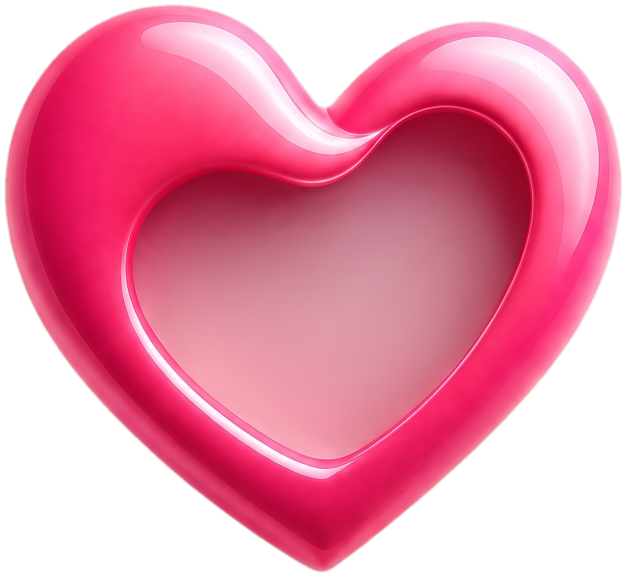
#> input picture web/landing-assets/heart-big.png, 1252 x 1153 px (shown at 1/2 size)
$ python -i build_store_shots.py   (imports and definitions only)
#> lines starting #> are read from the running program, lines starting #| are printed output that depends on the picture; after the words box and inside, x2 and y2 are one past the last pixel; in counts of white or black regions, pixels touching at a corner belong together
#> further down, picture is the input picture: PIL image 1252x1153 RGBA; mean R, G, B, A 152, 61.8, 87.9, 172.2
# -*- coding: utf-8 -*-
"""
محرّك لقطات متجر نبضة — Google Play / App Store
================================================
يبني 8 لقطات 1080x1920 (PNG 24-bit بلا شفافية) من لقطات حقيقية للتطبيق.

لماذا محلياً وليس بالذكاء الاصطناعي؟
  سياسة Google Play تُلزم أن تُظهر لقطات المتجر تجربة التطبيق الفعلية.
  لذلك الصورة الأساسية داخل الهاتف = لقطة حقيقية من التطبيق، والتصميم
  حولها (الخلفية، العنوان، الإطار، الشعار) يُبنى هنا بـ0 كريدت.

التشغيل:
    python3 build_store_shots.py            # كل اللقطات
    python3 build_store_shots.py 01_week    # لقطة واحدة

المدخلات : marketing/store/raw/<src>        (لقطات الهاتف بدقّتها الأصلية)
المخرجات : marketing/store/out/<id>.png     (1080x1920)
           marketing/store/out/_strip.png   (شريط معاينة للثمانية)
"""
import json, math, os, sys
from PIL import Image, ImageDraw, ImageFilter, ImageFont

# ------------------------------------------------------------------ مسارات
HERE  = os.path.dirname(os.path.abspath(__file__))
ROOT  = os.path.dirname(os.path.dirname(HERE))          # جذر المشروع
RAW   = os.path.join(HERE, 'raw')
OUT   = os.path.join(HERE, 'out')
FONTS = os.path.join(HERE, 'fonts')
CFG   = os.path.join(HERE, 'shots.json')

F_BOLD = os.path.join(FONTS, 'Almarai-ExtraBold.ttf')
F_REG  = os.path.join(FONTS, 'Almarai-Regular.ttf')

HEART_BIG   = os.path.join(ROOT, 'web', 'landing-assets', 'heart-big.png')
HEART_SMALL = os.path.join(ROOT, 'web', 'landing-assets', 'heart-small.png')

W, H = 1080, 1920

# كسور تُقصّ من لقطة الهاتف الخام: شريط الحالة أعلى، شريط تنقّل أندرويد أسفل
CROP_TOP, CROP_BOTTOM = 0.033, 0.045

# ------------------------------------------------------------------ أدوات
def hx(s):
    s = s.lstrip('#')
    return tuple(int(s[i:i+2], 16) for i in (0, 2, 4))


def lerp(a, b, t):
    return tuple(int(round(a[i] + (b[i] - a[i]) * t)) for i in range(3))


# [8 lines left out: function vgrad, not called in this run]


def rrect_mask(size, radius, ss=4):
    """قناع مستطيل بزوايا دائرية، مضاعَف العيّنات لحواف ناعمة."""
    w, h = size
    m = Image.new('L', (w * ss, h * ss), 0)
    ImageDraw.Draw(m).rounded_rectangle([0, 0, w * ss - 1, h * ss - 1],
                                        radius=radius * ss, fill=255)
    return m.resize((w, h), Image.LANCZOS)


# [10 lines left out: function fit_font, not called in this run]


def draw_ar(d, xy, text, font, fill, anchor='ra'):
    d.text(xy, text, font=font, fill=fill, anchor=anchor,
           direction='rtl', language='ar')


# ------------------------------------------------------------------ الشعار
# [61 lines left out: functions build_logo, ecg_points, zellige, not called in this run]


# تدرّج الخلفية: يمشي عبر الثمانية كشروق واحد (وردي حار -> برقوقي عميق)
RAMP_TOP = ['#FF5C8D', '#FF4F86', '#F43F7C', '#E8367A', '#D62E78', '#C22878', '#AB2478', '#93207A']
RAMP_BOT = ['#8E1250', '#87124F', '#7E1150', '#761152', '#6D1054', '#651056', '#5C0F58', '#54105B']


# [29 lines left out: function background, not called in this run]


# ------------------------------------------------------------------ الجهاز
def device(shot_img, screen_w=690):
    """يضع لقطة التطبيق داخل إطار هاتف حديث ويعيد RGBA + إزاحة الظل."""
#> called with screen_w = 690
    sw, sh0 = shot_img.size
#> sw = 1252; sh0 = 1153
    screen_h = int(round(screen_w * sh0 / sw))
#> screen_h = 635
    screen = shot_img.convert('RGB').resize((screen_w, screen_h), Image.LANCZOS)
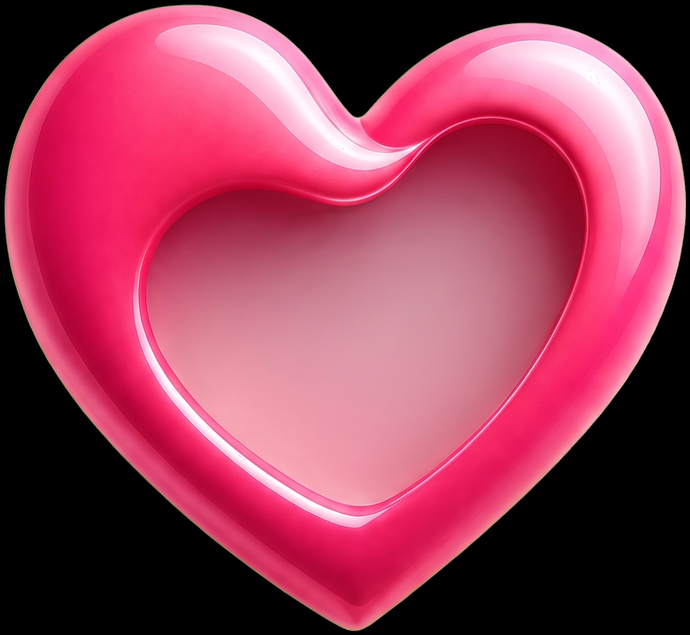
#> screen: PIL image 690x635 RGB; mean R, G, B 152, 61.8, 87.9

    bez = 13
    rad_out, rad_in = 62, 50
    ow, oh = screen_w + bez * 2, screen_h + bez * 2
#> ow = 716; oh = 661

    body = Image.new('RGBA', (ow, oh), (0, 0, 0, 0))
#> body: PIL image 716x661 RGBA; every value is 0
    bm = rrect_mask((ow, oh), rad_out)
#> in rrect_mask, `m = Image.new('L', (w * ss, h * ss), 0)`: m: PIL image 2864x2644 L; every value is 0
#> in rrect_mask, `ImageDraw.Draw(m).rounded_rectangle([0, 0, w * ss - 1, h * ss - 1], ra..`:
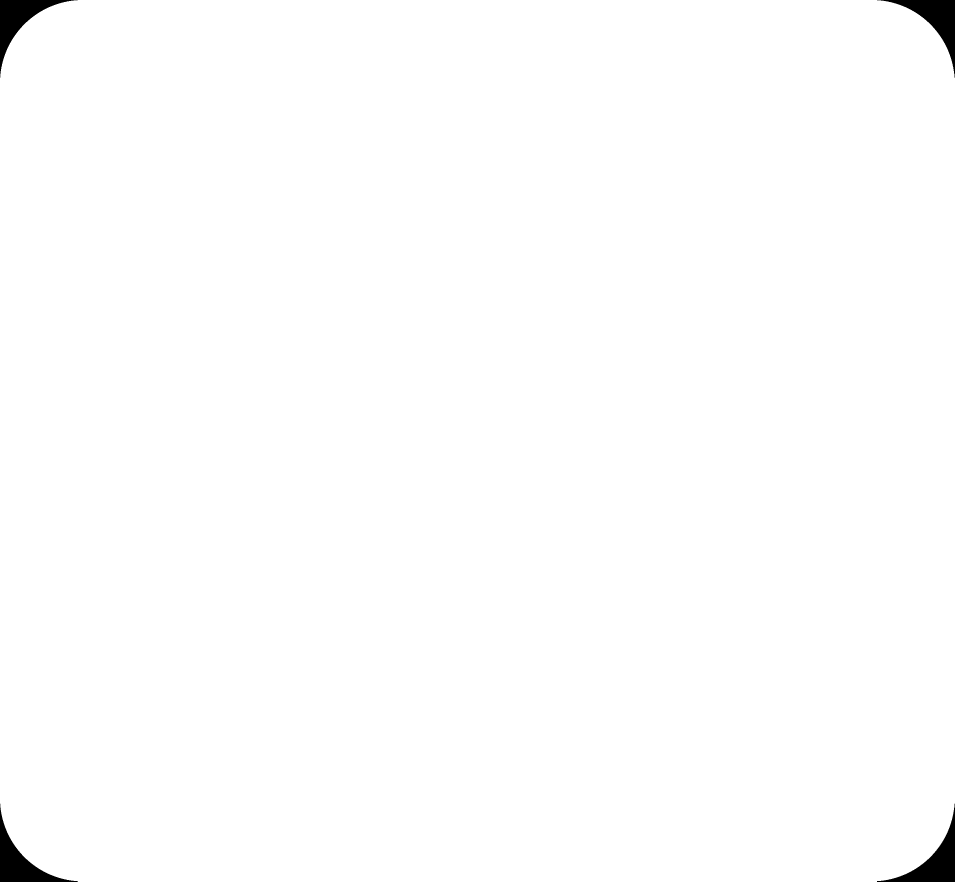
#> m: PIL image 2864x2644 L (shown at 1/3 size); 99.3% white; 4 black regions, box (x1, y1, x2, y2) and area: (0, 0, 233, 233) 13269, (2631, 0, 2864, 233) 13269, (0, 2411, 233, 2644) 13269, (2631, 2411, 2864, 2644) 13269
#> in rrect_mask, `return m.resize((w, h), Image.LANCZOS)`:
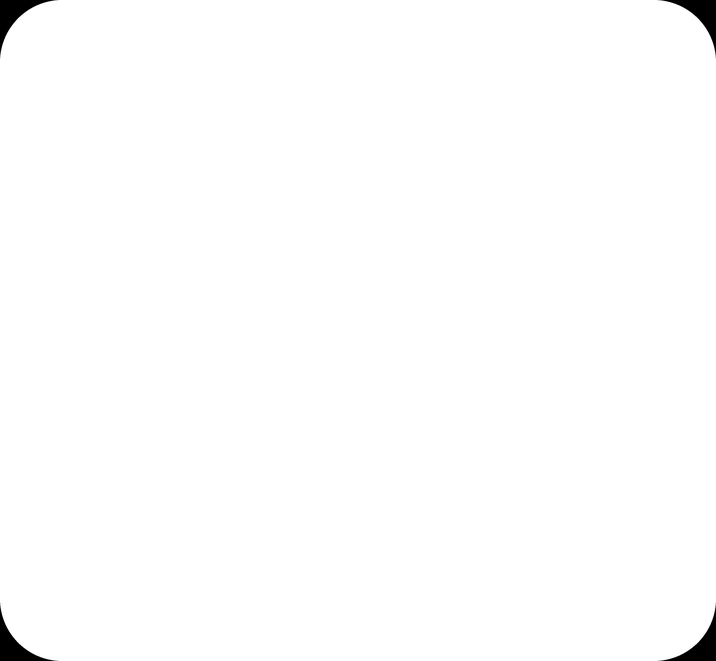
#> returned value: PIL image 716x661 L; min 0, max 255, mean 253.2
    fill = Image.new('RGBA', (ow, oh), (26, 26, 30, 255))
    body.paste(fill, (0, 0), bm)
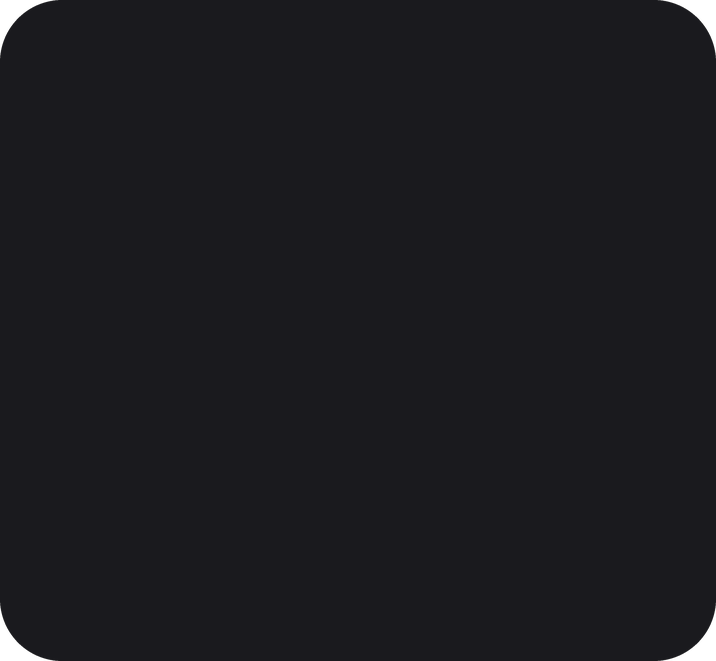
#> body: PIL image 716x661 RGBA; mean R, G, B, A 25.8, 25.8, 29.8, 253.2; transparent parts drawn white

    sm = rrect_mask((screen_w, screen_h), rad_in)
#> call 2 of rrect_mask, with size = (690, 635), radius = 50, ss = 4
#> in rrect_mask (call 2), `m = Image.new('L', (w * ss, h * ss), 0)`: m: PIL image 2760x2540 L; every value is 0
#> in rrect_mask (call 2), `ImageDraw.Draw(m).rounded_rectangle([0, 0, w * ss - 1, h * ss - 1], ra..`:
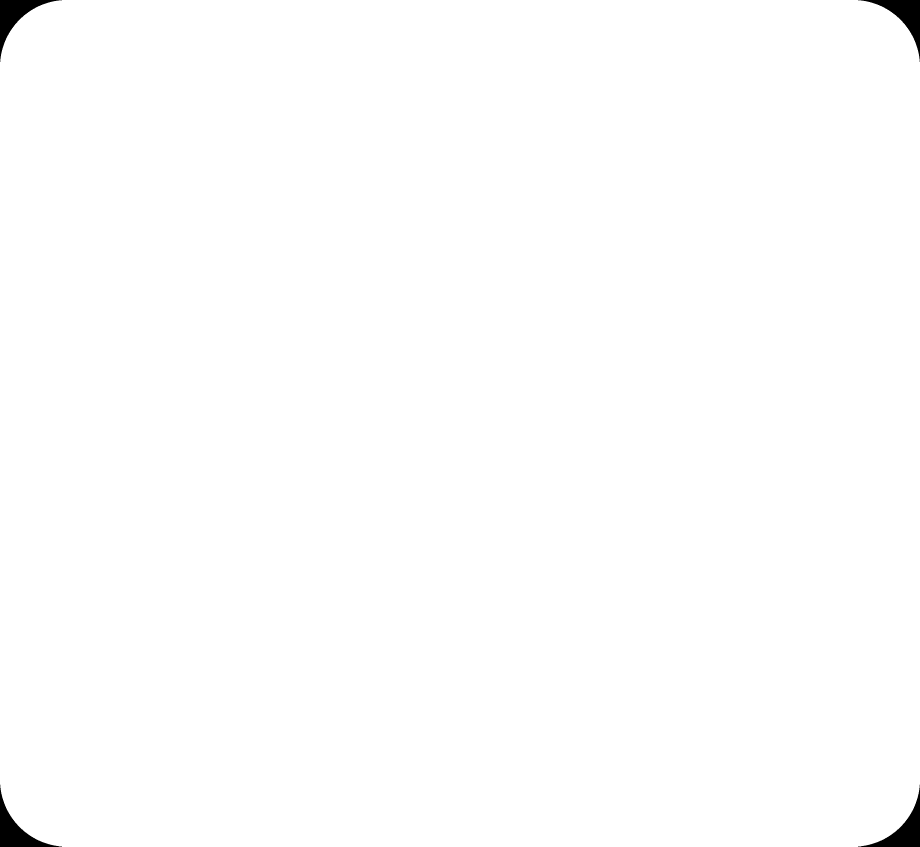
#> m: PIL image 2760x2540 L (shown at 1/3 size); 99.5% white; 4 black regions, box (x1, y1, x2, y2) and area: (0, 0, 186, 186) 8637, (2574, 0, 2760, 186) 8637, (0, 2354, 186, 2540) 8637, (2574, 2354, 2760, 2540) 8637
    body.paste(screen.convert('RGBA'), (bez, bez), sm)
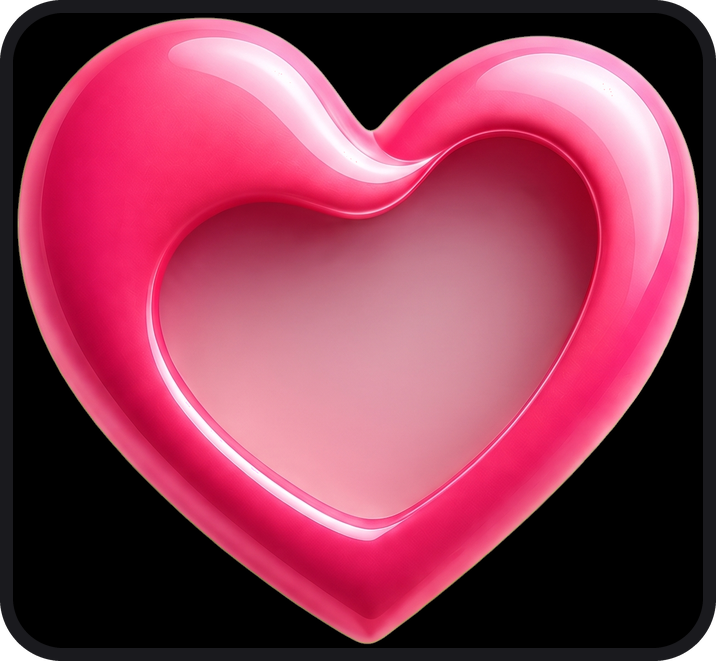
#> body: PIL image 716x661 RGBA; mean R, G, B, A 142.6, 59.1, 83.5, 253.2; transparent parts drawn white

    # لمعة زجاجية خفيفة من أعلى اليسار
    gl = Image.new('RGBA', (ow, oh), (0, 0, 0, 0))
    gd = ImageDraw.Draw(gl)
    gd.polygon([(0, 0), (ow * 0.62, 0), (0, oh * 0.42)], fill=(255, 255, 255, 16))
    body.alpha_composite(Image.composite(gl, Image.new('RGBA', (ow, oh), (0, 0, 0, 0)), bm))

    # حافّة فاتحة تحاكي إطار المعدن
    ed = ImageDraw.Draw(body)
    ed.rounded_rectangle([0, 0, ow - 1, oh - 1], radius=rad_out,
                         outline=(255, 255, 255, 46), width=3)
    return body


# [153 lines left out: functions paste_device, render, feature_graphic, main, not called in this run]


# [2 lines not run here, left out]

>>> from PIL import Image
>>> picture = Image.open('../../web/landing-assets/heart-big.png')
>>> result = device(picture)

$ run again, on web/landing-assets/baby.png
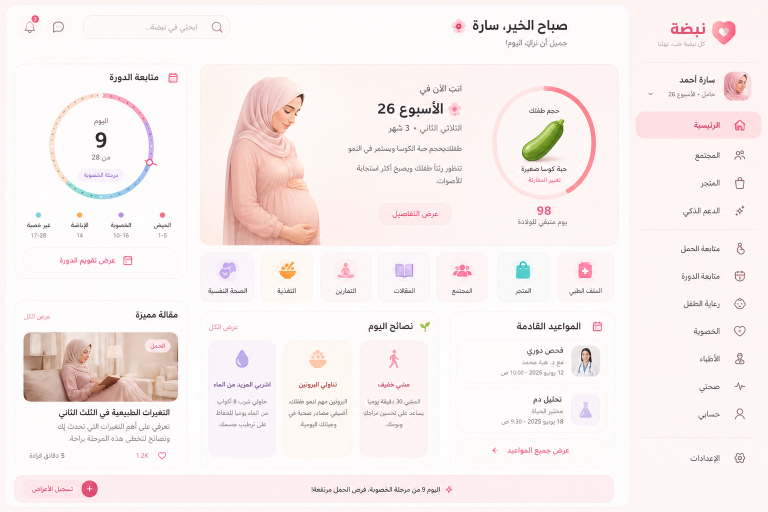
#> input picture web/landing-assets/baby.png, 1536 x 1024 px (shown at 1/2 size)
#> picture is the input picture: PIL image 1536x1024 RGB; mean R, G, B 248.8, 239.6, 238.7
#> in rrect_mask, `ImageDraw.Draw(m).rounded_rectangle([0, 0, w * ss - 1, h * ss - 1], ra..`:
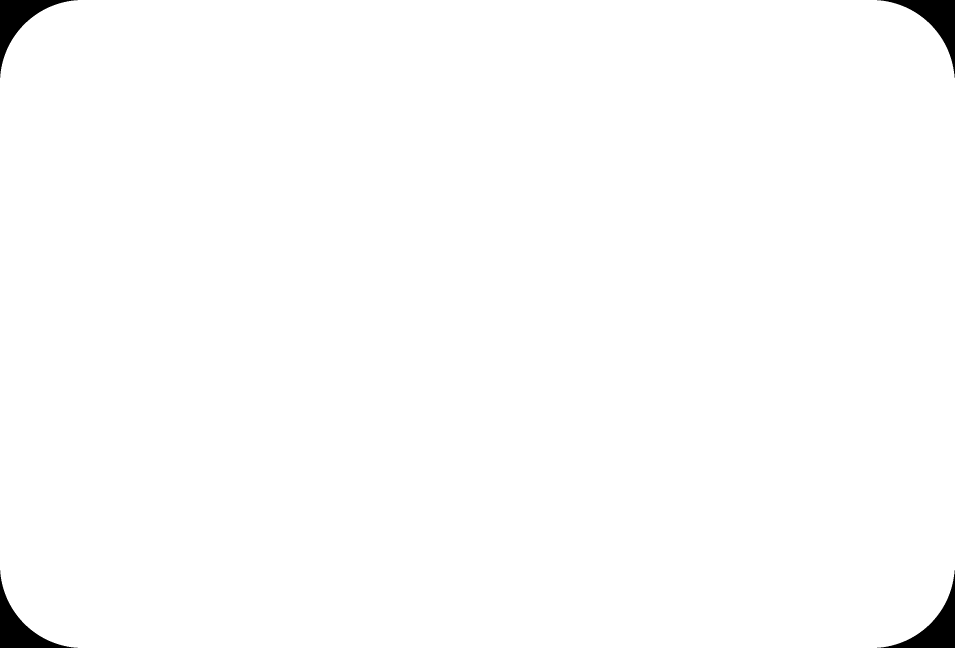
#> m: PIL image 2864x1944 L (shown at 1/3 size); 99% white; 4 black regions, box (x1, y1, x2, y2) and area: (0, 0, 233, 233) 13269, (2631, 0, 2864, 233) 13269, (0, 1711, 233, 1944) 13269, (2631, 1711, 2864, 1944) 13269
#> `result = device(picture)`:
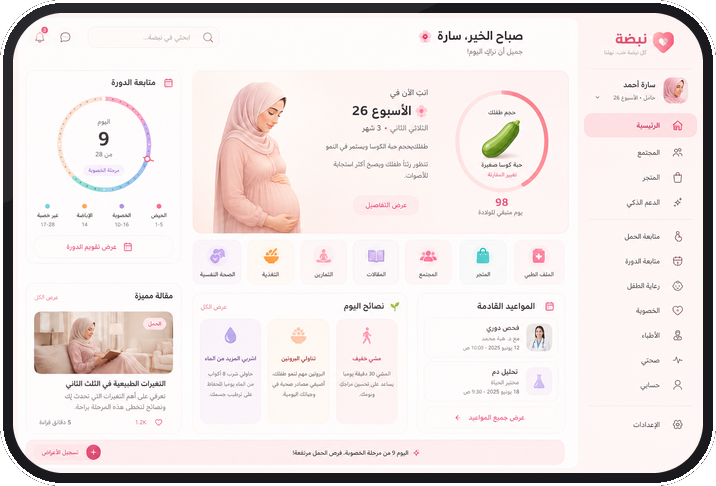
#> result: PIL image 716x486 RGBA; mean R, G, B, A 232.2, 223.9, 223.4, 248.5; transparent parts drawn white

$ run again, on web/landing-assets/bg-girl.png
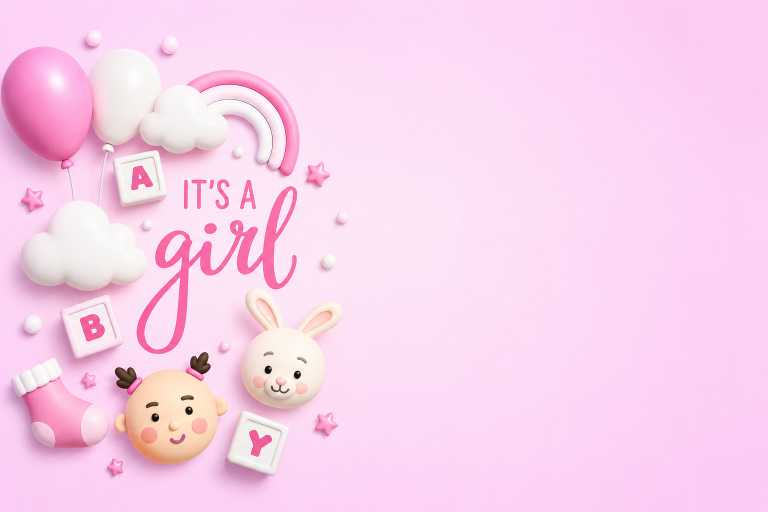
#> input picture web/landing-assets/bg-girl.png, 1536 x 1024 px (shown at 1/2 size)
#> picture is the input picture: PIL image 1536x1024 RGB; mean R, G, B 249.3, 210.1, 236.8
#> in rrect_mask, `ImageDraw.Draw(m).rounded_rectangle([0, 0, w * ss - 1, h * ss - 1], ra..`:
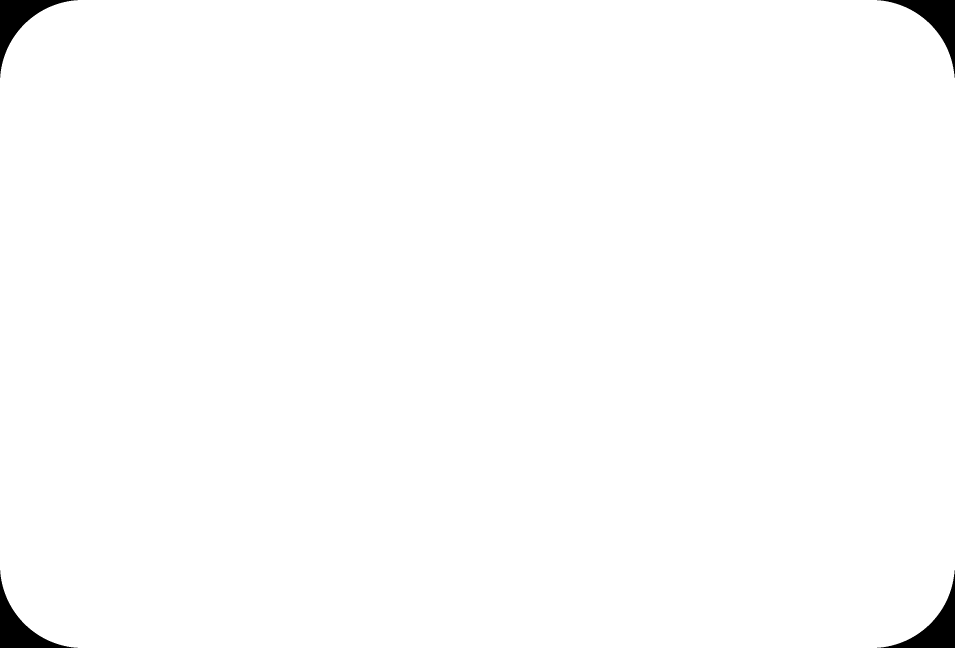
#> m: PIL image 2864x1944 L (shown at 1/3 size); 99% white; 4 black regions, box (x1, y1, x2, y2) and area: (0, 0, 233, 233) 13269, (2631, 0, 2864, 233) 13269, (0, 1711, 233, 1944) 13269, (2631, 1711, 2864, 1944) 13269
#> `result = device(picture)`:
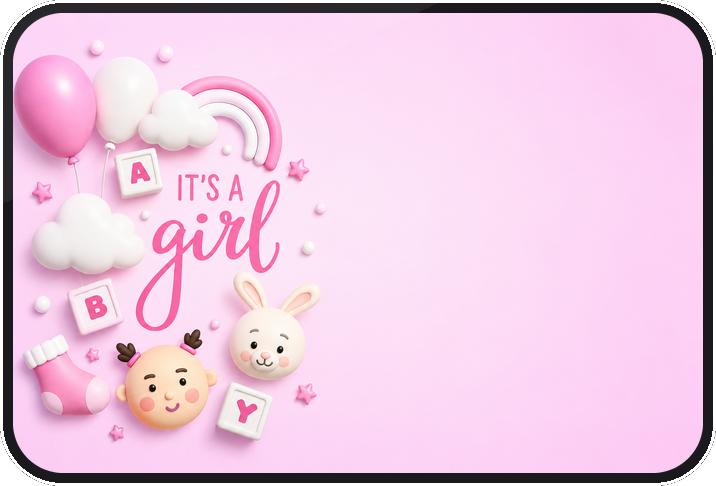
#> result: PIL image 716x486 RGBA; mean R, G, B, A 232.8, 197.6, 221.8, 248.5; transparent parts drawn white
